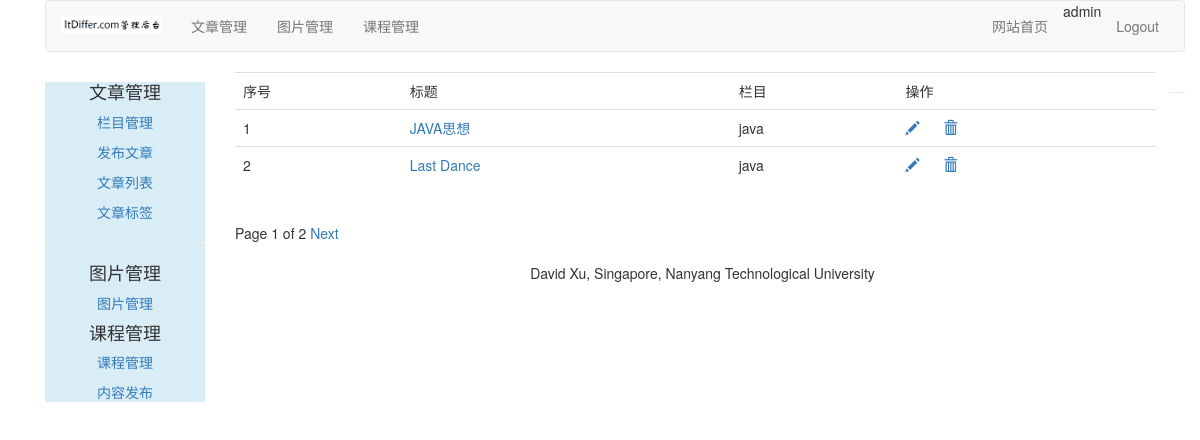
Before: /article/article-list/ (signed in) with the older database file.
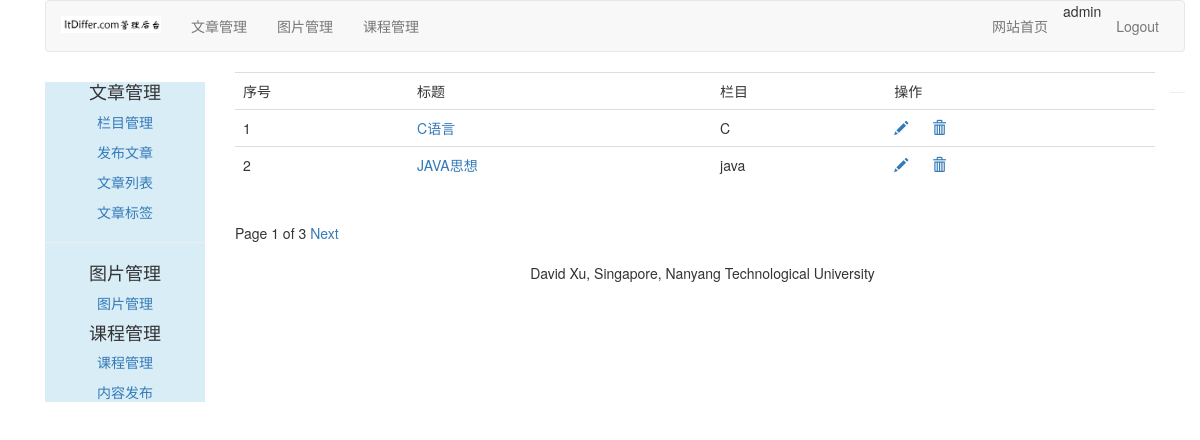
After: the same page with the newer database file.
### article/models.py (models this page shows, shortened)
class ArticlePost(models.Model):
    author = models.ForeignKey(User, on_delete=models.CASCADE, related_name="article")
    title = models.CharField(max_length=200)
    slug = models.SlugField(max_length=500)
    column = models.ForeignKey(ArticleColumn, on_delete=models.CASCADE, related_name="article_column")
    body = models.TextField()
    created = models.DateTimeField(default=timezone.now)
    updated = models.DateTimeField(auto_now=True)
    users_like = models.ManyToManyField(User, related_name="articles_like", blank=True)
    article_tag = models.ManyToManyField(ArticleTag, related_name="article_tag", blank=True)
    class Meta:
        ordering = ("title",)
        index_together = (("id", "slug"),)
    def get_absolute_url(self):
        return reverse("article:article_detail", args=[self.id, self.slug])

class ArticleColumn(models.Model):
    user = models.ForeignKey(User, on_delete=models.CASCADE, related_name='article_column')
    column = models.CharField(max_length=200)
    created = models.DateField(auto_now_add=True)
    def __str__(self):
        return self.column

### article/views.py (the view)
# urls.py: path('article-list/', views.article_list, name="article_list"),
@login_required(login_url="/account/login/")
def article_list(request):
    articles_list = ArticlePost.objects.filter(author=request.user)
    paginator = Paginator(articles_list, 2)
    page = request.GET.get("page")
    try:
        current_page = paginator.page(page)
        articles = current_page.object_list
    except PageNotAnInteger:
        current_page = paginator.page(1)
        articles = current_page.object_list
    except EmptyPage:
        current_page = paginator.page(paginator.num_pages)
        articles = current_page.object_list
    return render(request, "article/column/article_list.html", {"articles": articles, "page": current_page})

### templates/article/column/article_list.html (shortened to what this page needs)
{% extends "article/base.html" %}
{% load staticfiles %}
{% block content %}
    <div>
        <table class="table table-hover">
            <tr>
                <td>序号</td>
                <td>标题</td>
                <td>栏目</td>
                <td>操作</td>
            </tr>
            {% for article in articles %}
                <tr id="{{ article.id }}">
                    <td>{{ forloop.counter }}</td>
                    <td><a href="{{ article.get_absolute_url }}">{{ article.title }}</a></td>
                    <td>{{ article.column }}</td>
                    <td>
                        <a href="{% url 'article:redit_article' article.id %}" name="edit"><span
                                class="glyphicon glyphicon-pencil"></span></a>
                        <a href="javascript:" name="delete" onclick="del_article(this,{{ article.id }})"><span
                                class="glyphicon glyphicon-trash" style="margin-left: 20px"></span></a>
                    </td>
                </tr>
            {% endfor %}
        </table>
        {% include "paginator.html" %}
    </div>
{% endblock %}

Changed rows visible on the page:
no longer on this page (row unchanged): ArticlePost: title "Last Dance", column "java"
added ArticlePost: title "C语言", column "C"
Other visible differences:
{{ page.paginator.num_pages }}: "2" → "3"
